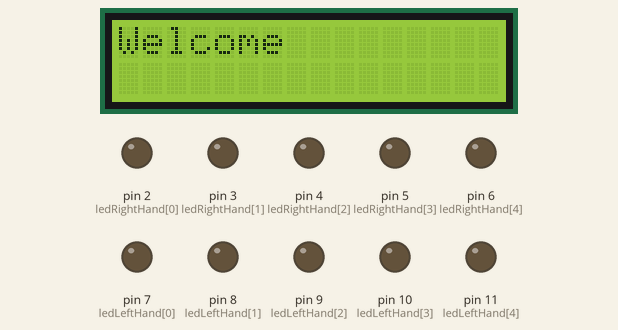
This sketch was run on a simulated Arduino Uno, built with avr-gcc and run on an emulated ATmega328P. Parts: 16×2 character LCD, output pins drawn as LEDs (lit = HIGH).

Above: at 0.1 s.
At 2.1 s:
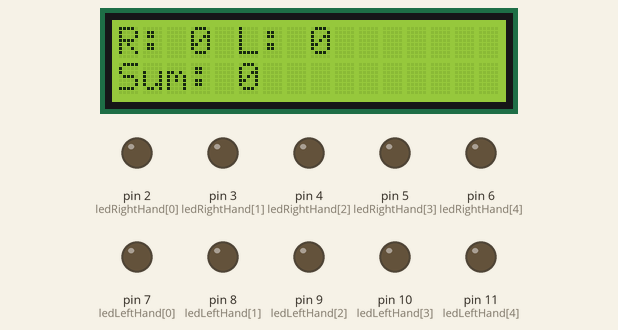

The sketch:

embedded_code.ino
```cpp
#include <Wire.h>
#include <LiquidCrystal_I2C.h>

#define numOfValsRec 10
#define digitsPerValRec 1

const int ledRightHand[5] = {2, 3, 4, 5, 6};  // LEDs for right-hand fingers
const int ledLeftHand[5] = {7, 8, 9, 10, 11}; // LEDs for left-hand fingers

int valsRec[numOfValsRec];
int stringLength = numOfValsRec * digitsPerValRec + 1;  // Format: $0000000000
int counter = 0;
bool counterStart = false;
String receivedString;

// Initialize the LCD (adjust the address to your LCD, e.g., 0x27 or 0x3F)
LiquidCrystal_I2C lcd(0x27, 16, 2);

// Variables to track LCD updates
int lastRightCount = -1;
int lastLeftCount = -1;
int lastSum = -1;

void setup() {
  Serial.begin(9600);

  // Initialize the LCD
  lcd.init();
  lcd.backlight();
  lcd.setCursor(0, 0);
  lcd.print("Welcome");
  delay(2000);  // Display welcome message for 2 seconds
  lcd.clear();

  // Initialize LED pins
  for (int i = 0; i < 5; i++) {
    pinMode(ledRightHand[i], OUTPUT);
    pinMode(ledLeftHand[i], OUTPUT);
  }
}

void receiveData() {
  while (Serial.available()) {
    char c = Serial.read();
    if (c == '$') {
      counterStart = true;
      receivedString = ""; // Reset string to prevent stale data
      counter = 0; // Reset counter
    }
    if (counterStart) {
      receivedString += c;
      counter++;
      if (counter >= stringLength) {
        for (int i = 0; i < numOfValsRec; i++) {
          int num = (i * digitsPerValRec) + 1;
          valsRec[i] = receivedString.substring(num, num + digitsPerValRec).toInt();
        }
        counterStart = false;
      }
    }
  }
}

void controlLEDs() {
  for (int i = 0; i < 5; i++) {
    digitalWrite(ledRightHand[i], valsRec[i] == 1 ? HIGH : LOW);
    digitalWrite(ledLeftHand[i], valsRec[i + 5] == 1 ? HIGH : LOW);
  }
}

void updateLCD() {
  int rightCount = 0;
  int leftCount = 0;

  // Count fingers for each hand
  for (int i = 0; i < 5; i++) {
    if (valsRec[i] == 1) rightCount++;       // Right hand
    if (valsRec[i + 5] == 1) leftCount++;   // Left hand
  }

  int total = rightCount + leftCount;

  // Update LCD only if there is a change
  if (rightCount != lastRightCount || leftCount != lastLeftCount || total != lastSum) {
    lcd.setCursor(0, 0);
    lcd.print("R: ");
    lcd.print(rightCount);
    lcd.print(" L: ");
    lcd.print(leftCount);
    lcd.setCursor(0, 1);
    lcd.print("Sum: ");
    lcd.print(total);
    lcd.print("    "); // Clear extra characters from previous display

    // Update tracking variables
    lastRightCount = rightCount;
    lastLeftCount = leftCount;
    lastSum = total;
  }
}

void loop() {
  receiveData();
  controlLEDs();
  updateLCD();
}
```
